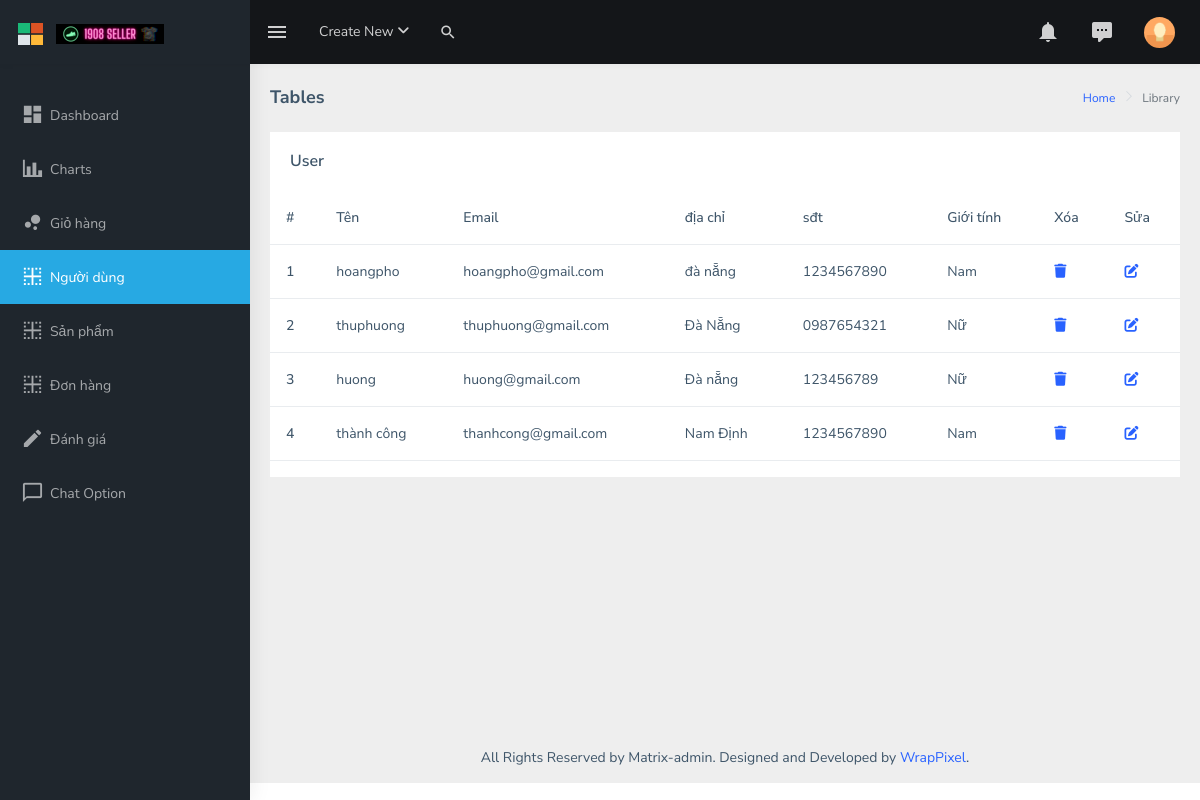
The app's page /Aitech/admin-web/html/tables.php with its own data.
### tables this page shows
CREATE TABLE `users` (
  `id` int(6) UNSIGNED NOT NULL,
  `name` text DEFAULT NULL,
  `email` varchar(255) DEFAULT NULL,
  `address` varchar(100) NOT NULL,
  `phone` varchar(255) DEFAULT NULL,
  `password` varchar(255) DEFAULT NULL,
  `gender` char(9) DEFAULT NULL,
  `image` text DEFAULT NULL
);

### Aitech/admin-web/html/tables.php (the view, shortened to what this page needs)
<!DOCTYPE html>
<html dir="ltr" lang="en">
<head>
  <link rel="stylesheet" type="text/css" href="../assets/extra-libs/multicheck/multicheck.css" />
  <link href="../assets/libs/datatables.net-bs4/css/dataTables.bootstrap4.css" rel="stylesheet" />
  <link href="../dist/css/style.min.css" rel="stylesheet" />
    <link rel="stylesheet" href="https://cdnjs.cloudflare.com/ajax/libs/font-awesome/6.2.0/css/all.min.css" />
</head>
<body>
  <div id="main-wrapper" data-layout="vertical" data-navbarbg="skin5" data-sidebartype="full" data-sidebar-position="absolute" data-header-position="absolute" data-boxed-layout="full">
    <header class="topbar" data-navbarbg="skin5">
      <nav class="navbar top-navbar navbar-expand-md navbar-dark">
        <div class="navbar-header" data-logobg="skin5">
          <a class="navbar-brand" href="index.php">
            <b class="logo-icon ps-2">
              <img src="../assets/images/logo-icon.png" alt="homepage" class="light-logo" width="25" />
            </b>
            <span class="logo-text ms-2">
              <img src="../assets/images/logo-text.png" alt="homepage" class="light-logo" />
            </span>
          </a>
        </div>
        <div class="navbar-collapse collapse" id="navbarSupportedContent" data-navbarbg="skin5">
          <ul class="navbar-nav float-start me-auto">
            <li class="nav-item d-none d-lg-block">
              <a class="nav-link sidebartoggler waves-effect waves-light" href="javascript:void(0)" data-sidebartype="mini-sidebar"><i class="mdi mdi-menu font-24"></i></a>
            </li>
            <li class="nav-item dropdown">
              <a class="nav-link dropdown-toggle" href="#" id="navbarDropdown" role="button" data-bs-toggle="dropdown" aria-expanded="false">
                <span class="d-none d-md-block">Create New <i class="fa fa-angle-down"></i></span>
              </a>
            </li>
            <li class="nav-item search-box">
              <a class="nav-link waves-effect waves-dark" href="javascript:void(0)"><i class="mdi mdi-magnify fs-4"></i></a>
            </li>
          </ul>
          <ul class="navbar-nav float-end">
            <li class="nav-item dropdown">
              <a class="nav-link dropdown-toggle" href="#" id="navbarDropdown" role="button" data-bs-toggle="dropdown" aria-expanded="false">
                <i class="mdi mdi-bell font-24"></i>
              </a>
            </li>
            <li class="nav-item dropdown">
              <a class="nav-link dropdown-toggle waves-effect waves-dark" href="#" id="2" role="button" data-bs-toggle="dropdown" aria-expanded="false">
                <i class="font-24 mdi mdi-comment-processing"></i>
              </a>
            </li>
            <li class="nav-item dropdown">
              <a class="
                    nav-link
                    dropdown-toggle
                    text-muted
                    waves-effect waves-dark
                    pro-pic
                  " href="#" id="navbarDropdown" role="button" data-bs-toggle="dropdown" aria-expanded="false">
                <img src="../assets/images/users/1.jpg" alt="user" class="rounded-circle" width="31" />
              </a>
            </li>
          </ul>
        </div>
      </nav>
    </header>
    <aside class="left-sidebar" data-sidebarbg="skin5">
      <div class="scroll-sidebar">
        <nav class="sidebar-nav">
        <ul id="sidebarnav" class="pt-4">
              <li class="sidebar-item">
                <a
                  class="sidebar-link waves-effect waves-dark sidebar-link"
                  href="index.php"
                  aria-expanded="false"
                  ><i class="mdi mdi-view-dashboard"></i
                  ><span class="hide-menu">Dashboard</span></a
                >
              </li>
              <li class="sidebar-item">
                <a
                  class="sidebar-link waves-effect waves-dark sidebar-link"
                  href="charts.php"
                  aria-expanded="false"
                  ><i class="mdi mdi-chart-bar"></i
                  ><span class="hide-menu">Charts</span></a
                >
              </li>
              <li class="sidebar-item">
                <a
                  class="sidebar-link waves-effect waves-dark sidebar-link"
                  href="widgets.php"
                  aria-expanded="false"
                  ><i class="mdi mdi-chart-bubble"></i
                  ><span class="hide-menu">Giỏ hàng</span></a
                >
              </li>
              <li class="sidebar-item">
                <a
                  class="sidebar-link waves-effect waves-dark sidebar-link"
                  href="tables.php"
                  aria-expanded="false"
                  ><i class="mdi mdi-border-inside"></i
                  ><span class="hide-menu">Người dùng</span></a
                >
              </li>
              <li class="sidebar-item">
                <a
                  class="sidebar-link waves-effect waves-dark sidebar-link"
                  href="sanpham.php"
                  aria-expanded="false"
                  ><i class="mdi mdi-border-inside"></i
                  ><span class="hide-menu">Sản phẩm</span></a
                >
              </li>
              <li class="sidebar-item">
                <a
                  class="sidebar-link waves-effect waves-dark sidebar-link"
                  href="donhang.php"
                  aria-expanded="false"
                  ><i class="mdi mdi-border-inside"></i
                  ><span class="hide-menu">Đơn hàng</span></a
                >
              </li>
              <li class="sidebar-item">
                <a
                  class="sidebar-link waves-effect waves-dark sidebar-link"
                  href="pages-elements.php"
                  aria-expanded="false"
                  ><i class="mdi mdi-pencil"></i
                  ><span class="hide-menu">Đánh giá</span></a
                >
              </li>
                  <li class="sidebar-item">
                    <a href="pages-chat.php" class="sidebar-link"
                      ><i class="mdi mdi-message-outline"></i
                      ><span class="hide-menu"> Chat Option </span></a
                    >
                  </li>
                </ul>
        </nav>
      </div>
    </aside>
    <div class="page-wrapper">
      <div class="page-breadcrumb">
        <div class="row">
          <div class="col-12 d-flex no-block align-items-center">
            <h4 class="page-title">Tables</h4>
            <div class="ms-auto text-end">
              <nav aria-label="breadcrumb">
                <ol class="breadcrumb">
                  <li class="breadcrumb-item"><a href="#">Home</a></li>
                  <li class="breadcrumb-item active" aria-current="page">
                    Library
                  </li>
                </ol>
              </nav>
            </div>
          </div>
        </div>
      </div>
      <div class="container-fluid">
        <div class="row">
          <div class="col-12">
            <div class="card">
              <div class="card-body">
                <h5 class="card-title mb-0">User</h5>
              </div>
              <table class="table">
                <thead>
                  <tr>
                    <th scope="col">#</th>
                    <th scope="col">Tên</th>
                    <th scope="col">Email</th>
                    <th scope="col">địa chỉ</th>
                    <th scope="col">sđt</th>
                    <th scope="col">Giới tính</th>
                    <th scope="col">Xóa</th>
                    <th scope="col">Sửa</th>
                  </tr>
                </thead>
                <tbody>
                  <?php
                  $stt = 1;
                  $conn = mysqli_connect("localhost", "root", "", "aitechc2");
                  $sql = "SELECT * FROM `users`";
                  $kq = mysqli_query($conn, $sql);
                  while ($dong = mysqli_fetch_array($kq)) {
                    echo '<tr>';
                    echo  '<th scope="row">' . $stt++ . '</th>';
                    echo  '<td>' . $dong["name"] . '</td>';
                    echo  '<td>' . $dong["email"] . '</td>';
                    echo  '<td>' . $dong["address"] . '</td>';
                    echo  '<td>' . $dong["phone"] . '</td>';
                    echo  '<td>' . $dong["gender"] . '</td>';
                    echo '<td><a href="delete.php?iduser=' . $dong["id"] . '"><i class="fa-solid fa-trash"></i></a></td>';
                    echo '<td><a href="update.php?iduser=' . $dong["id"] . '"><i class="fa-solid fa-pen-to-square"></i></a></td>';
                    echo '</tr>';
                  }
                  ?>
                </tbody>
              </table>
            </div>
          </div>
        </div>
      </div>
      <footer class="footer text-center">
        All Rights Reserved by Matrix-admin. Designed and Developed by
        <a href="https://www.wrappixel.com">WrapPixel</a>.
      </footer>
    </div>
  </div>
</body>
</html>

### records on screen
users: name "hoangpho", email "hoangpho@gmail.com", address "đà nẵng", phone "1234567890", gender "Nam"
users: name "thuphuong", email "thuphuong@gmail.com", address "Đà Nẵng", phone "0987654321", gender "Nữ"
users: name "huong", email "huong@gmail.com", address "Đà nẵng", phone "123456789", gender "Nữ"
users: name "thành công", email "thanhcong@gmail.com", address "Nam Định", phone "1234567890", gender "Nam"
